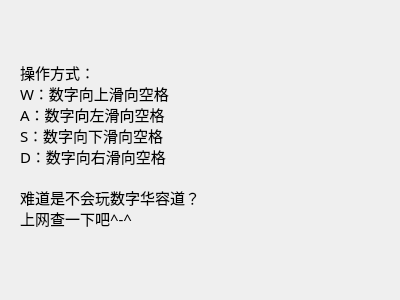
<?xml version="1.0" encoding="UTF-8"?>
<ui version="4.0">
 <class>helpMessage</class>
 <widget class="QDialog" name="helpMessage">
  <property name="geometry">
   <rect>
    <x>0</x>
    <y>0</y>
    <width>400</width>
    <height>300</height>
   </rect>
  </property>
  <property name="windowTitle">
   <string>Dialog</string>
  </property>
  <widget class="QLabel" name="label">
   <property name="geometry">
    <rect>
     <x>20</x>
     <y>20</y>
     <width>351</width>
     <height>251</height>
    </rect>
   </property>
   <property name="font">
    <font>
     <family>Agency FB</family>
     <pointsize>11</pointsize>
    </font>
   </property>
   <property name="text">
    <string>操作方式：
W：数字向上滑向空格
A：数字向左滑向空格
S：数字向下滑向空格
D：数字向右滑向空格

难道是不会玩数字华容道？
上网查一下吧^-^</string>
   </property>
   <property name="alignment">
    <set>Qt::AlignLeading|Qt::AlignLeft|Qt::AlignVCenter</set>
   </property>
  </widget>
 </widget>
 <resources/>
 <connections/>
</ui>
